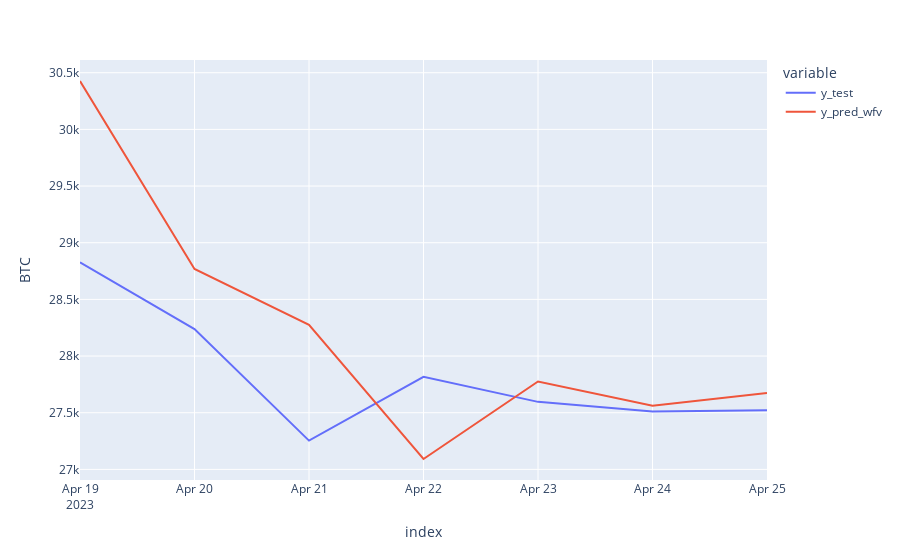

The cell this chart's notebook holds for it:
### Code cell
df_predictions =pd.DataFrame({'y_test':y_test,'y_pred_wfv':y_pred_wfv})
fig =px.line(df_predictions,labels={'value':'BTC'})
fig.show()

### Figure 1 — Plotly figure (JSON) as saved in the notebook; plotly's stock layout.template omitted (floating-point values rounded to 4 significant figures)
{"data": [{"hovertemplate": "variable=y_test<br>index=%{x}<br>BTC=%{y}<extra></extra>", "legendgroup": "y_test", "line": {"color": "#636efa", "dash": "solid"}, "marker": {"symbol": "circle"}, "mode": "lines", "name": "y_test", "orientation": "v", "showlegend": true, "type": "scatter", "x": ["2023-04-19T00:00:00", "2023-04-20T00:00:00", "2023-04-21T00:00:00", "2023-04-22T00:00:00", "2023-04-23T00:00:00", "2023-04-24T00:00:00", "2023-04-25T00:00:00"], "xaxis": "x", "y": [28827, 28238, 27254, 27817, 27596, 27512, 27521], "yaxis": "y"}, {"hovertemplate": "variable=y_pred_wfv<br>index=%{x}<br>BTC=%{y}<extra></extra>", "legendgroup": "y_pred_wfv", "line": {"color": "#EF553B", "dash": "solid"}, "marker": {"symbol": "circle"}, "mode": "lines", "name": "y_pred_wfv", "orientation": "v", "showlegend": true, "type": "scatter", "x": ["2023-04-19T00:00:00", "2023-04-20T00:00:00", "2023-04-21T00:00:00", "2023-04-22T00:00:00", "2023-04-23T00:00:00", "2023-04-24T00:00:00", "2023-04-25T00:00:00"], "xaxis": "x", "y": [30430.0, 28770.0, 28280.0, 27090.0, 27780.0, 27560.0, 27670.0], "yaxis": "y"}], "layout": {"legend": {"title": {"text": "variable"}, "tracegroupgap": 0}, "margin": {"t": 60}, "xaxis": {"anchor": "y", "domain": [0, 1], "title": {"text": "index"}}, "yaxis": {"anchor": "x", "domain": [0, 1], "title": {"text": "BTC"}}}}
